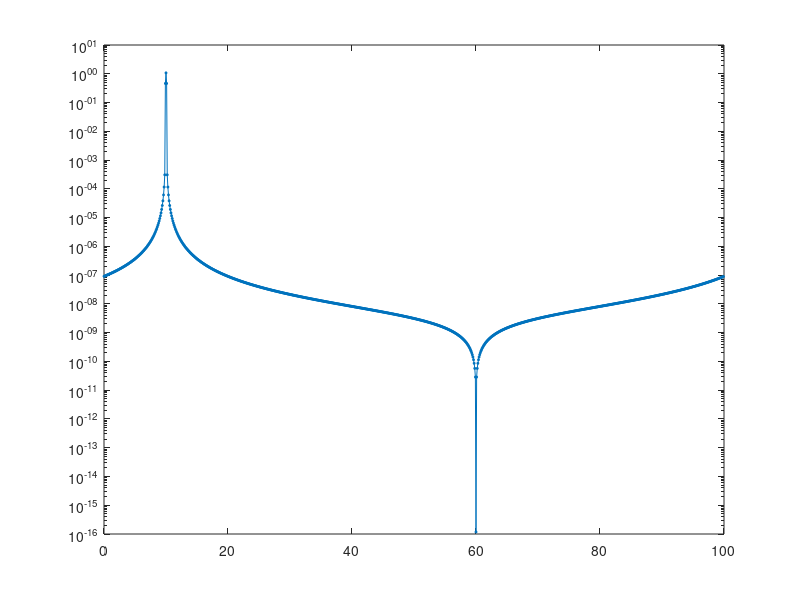

Source code (MATLAB):
# -*- octave -*-

function [s,f]=specFSK
  N=1000;
  dt=0.01;
  f0=10;

  t=[0:N-1]*dt;
  b=1:N/4;
  x(b)=exp(i*2*pi * f0*t(b));
  b=N/4+1:N/2;
  x(b)=exp(i*2*pi * 1* f0*t(b));
  b=N/2+1:3*N/4;
  x(b)=exp(i*2*pi * 1* f0*t(b));
  b=3*N/4+1:N;
  x(b)=exp(i*2*pi * 1* f0*t(b));

  x=2*exp(i*2*pi * 1* f0*t);
  x+= 0*randn(size(x)) * .001;
  [s,f]=spec(x, 1, N, dt);
  semilogy(f, abs(s), '*-', 'markersize', 2);

  sum(abs(s)([101 201 301 401]))

endfunction

function [s,f]=spec(x, off, N, dt)
  f = (0:N-1)/dt/N;
  s = fft(x(off:off+N-1).*w(N)) / N;# sum(w(N)); 
#  s = fft(x(off:off+N-1));
endfunction

function y=w(N)
  y=0.54 - 0.46*cos(2.*pi*[0:N-1]/(N-1));
#  y=ones(1,N);
endfunction